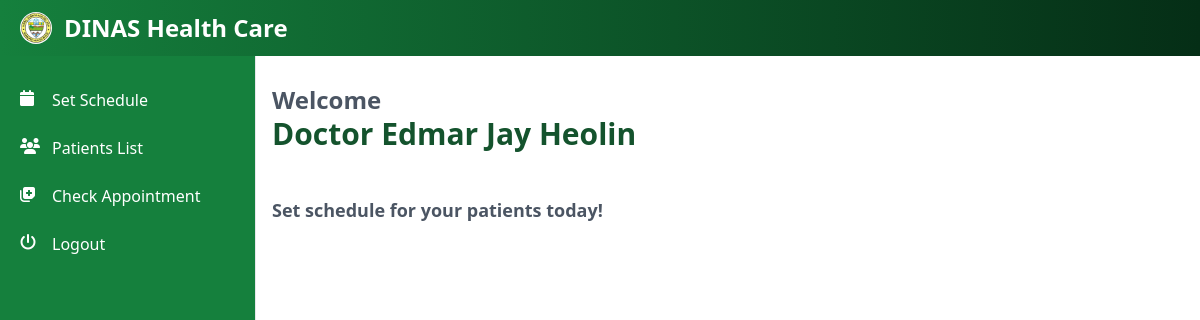
The page /doctorDashboard (signed in) on the database as committed earlier.
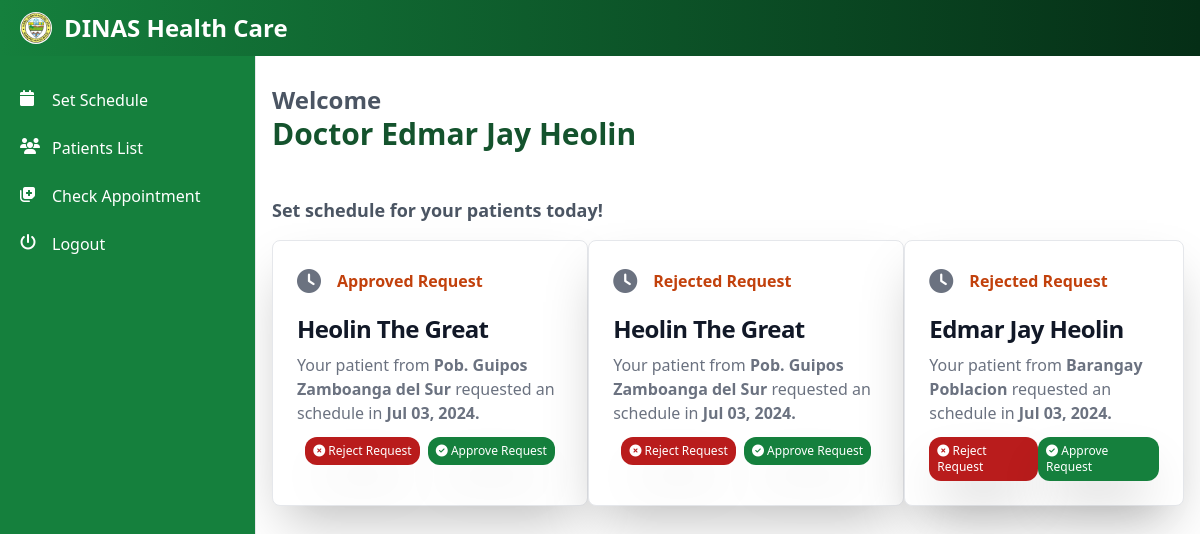
The same page on the database as committed later.
### users/models.py (models this page shows, shortened)
class Event(models.Model):
    doctor = models.ForeignKey(User, on_delete=models.CASCADE)
    name = models.TextField()
    age = models.CharField(max_length=200)
    gender = models.TextField()
    date = models.DateTimeField()
    barangay = models.TextField()
    phone_num = models.TextField()
    status = models.CharField(max_length=250)

### users/views.py (the view)
# urls.py: path('doctorDashboard', views.doctorDashboard, name='doctorDashboard'),
def doctorDashboard(request):
    schedule = Event.objects.filter(Q(doctor__last_name='Doctor') | Q(doctor=request.user)).order_by('-id')
    context = {
        'schedule': schedule,
    }
    return render(request, 'doctor/index.html', context)

### users/templates/doctor/index.html (shortened to what this page needs)
{% load static tailwind_tags %}
<!DOCTYPE html>
<html lang="en">
	<head>
		<link
			href="https://cdnjs.cloudflare.com/ajax/libs/flowbite/2.3.0/flowbite.min.css"
			rel="stylesheet" />
		<link
			rel="stylesheet"
			href="https://cdnjs.cloudflare.com/ajax/libs/font-awesome/6.5.2/css/all.min.css"
 />
		{% tailwind_css %}
	</head>
	<body>
		{% include 'includes/doctorSidebar.html' %}
		<div class="p-4 sm:ml-64">
			<div class="mt-16">
				{% if user.is_authenticated %}
				<p class="text-left font-bold text-3xl text-green-900">
					<span class="text-2xl text-gray-600">Welcome</span>
					<br />
					{{user.last_name}} {{user.first_name}}
					<br />
					<br />
					<span class="text-lg text-gray-600">Set schedule for your patients today!</span>
				</p>
			</div>
			<div class="mt-4 flex flex-row justify-evenly">
				{% for list in schedule %}
				<div class="max-w-sm p-6 bg-white border border-gray-200 rounded-lg shadow-2xl">
					<div class="flex flex-row items-center mb-4">
						<i
							class="fa fa-clock text-2xl animate-spin text-gray-500"
							aria-hidden="true"></i>
						<p class="ml-4 font-bold text-orange-700">{{list.status}} Request</p>
					</div>
					<a href="#">
						<h5 class="mb-2 text-2xl font-semibold tracking-tight text-gray-900">{{list.name}}</h5>
					</a>
					<p class="mb-3 font-normal text-gray-500">
						Your patient from
						<b>{{list.barangay}}</b>
						requested an schedule in
						<b>{{ list.date|date:'M d, Y' }}.</b>
					</p>
					<div class="flex flex-row items-center justify-evenly">
						<a
							href="{% url 'rejectRequest' list.id %}"
							class="bg-red-700 text-white p-1.5 px-2 text-xs rounded-xl shadow-2xl hover:scale-110 duration-300">
							<i
								class="fa fa-times-circle"
								aria-hidden="true"></i>
							Reject Request
						</a>
						<a
							href="{% url 'approveRequest' list.id %}"
							class="bg-green-700 text-white p-1.5 px-2 text-xs rounded-xl shadow-2xl hover:scale-110 duration-300">
							<i
								class="fa fa-check-circle"
								aria-hidden="true"></i>
							Approve Request
						</a>
					</div>
				</div>
				{% endfor %}
			</div>
			{% endif %}
		</div>
	</body>
</html>

### users/templates/includes/doctorSidebar.html (shortened to what this page needs)
{% load static %}<nav class="fixed top-0 z-50 w-full bg-gradient-to-r from-green-700 to-green-950">
	<div class="px-3 py-3 lg:px-5 lg:pl-3">
		<div class="flex items-center justify-between">
			<div class="flex items-center justify-start rtl:justify-end">
				<a
					href="#"
					class="flex ms-2 md:me-24">
					<img
						src="{% static 'img/logo1.jpg' %}"
						class="h-8 me-3 rounded-full"
						alt="FlowBite Logo" />
					<span class="self-center text-xl font-semibold sm:text-2xl whitespace-nowrap text-white">
						DINAS Health Care
					</span>
				</a>
			</div>
		</div>
	</div>
</nav>
<aside
	id="logo-sidebar"
	class="fixed top-0 left-0 z-40 w-64 h-screen pt-20 transition-transform -translate-x-full bg-green-700 border-r border-gray-200 sm:translate-x-0"
	aria-label="Sidebar">
	<div class="h-full px-3 pb-4 overflow-y-auto bg-green-700">
		<ul class="space-y-2 font-medium">
			<li>
				<a
					href="{% url 'doctorDashboard' %}"
					class="flex items-center p-2 text-white rounded-lg hover:bg-green-400 group">
					<i
						class="fa fa-calendar w-5 h-5 text-white transition duration-75 group-hover:text-white"
						aria-hidden="true"></i>
					<span class="ms-3">Set Schedule</span>
				</a>
			</li>
			<li>
				<a
					href="{% url 'doctorPatients' %}"
					class="flex items-center p-2 text-white rounded-lg hover:bg-green-400 group">
					<i
						class="fas fa-users w-5 h-5 text-white transition duration-75 group-hover:text-white"
						aria-hidden="true"></i>
					<span class="ms-3">Patients List</span>
				</a>
			</li>
			<li>
				<a
					href="{% url 'doctorAppointment' %}"
					class="flex items-center p-2 text-white rounded-lg hover:bg-green-400 group">
					<i
						class="fas fa-notes-medical w-5 h-5 text-white transition duration-75 group-hover:text-white"
						aria-hidden="true"></i>
					<span class="ms-3">Check Appointment</span>
				</a>
			</li>
			<li>
				<a
					href="{% url 'logoutUser' %}"
					class="flex items-center p-2 text-white rounded-lg hover:bg-green-400 group">
					<i
						class="fa fa-power-off w-5 h-5 text-white transition duration-75 group-hover:text-white"
						aria-hidden="true"></i>
					<span class="flex-1 ms-3 whitespace-nowrap">Logout</span>
				</a>
			</li>
		</ul>
	</div>
</aside>

Rows that differ between the two databases and show on the page:
added Event: status "Approved", name "Heolin The Great", barangay "Pob. Guipos Zamboanga del Sur", date "Jul 03, 2024"
added Event: status "Rejected", name "Heolin The Great", barangay "Pob. Guipos Zamboanga del Sur", date "Jul 03, 2024"
added Event: status "Rejected", name "Edmar Jay Heolin", barangay "Barangay Poblacion", date "Jul 03, 2024"
